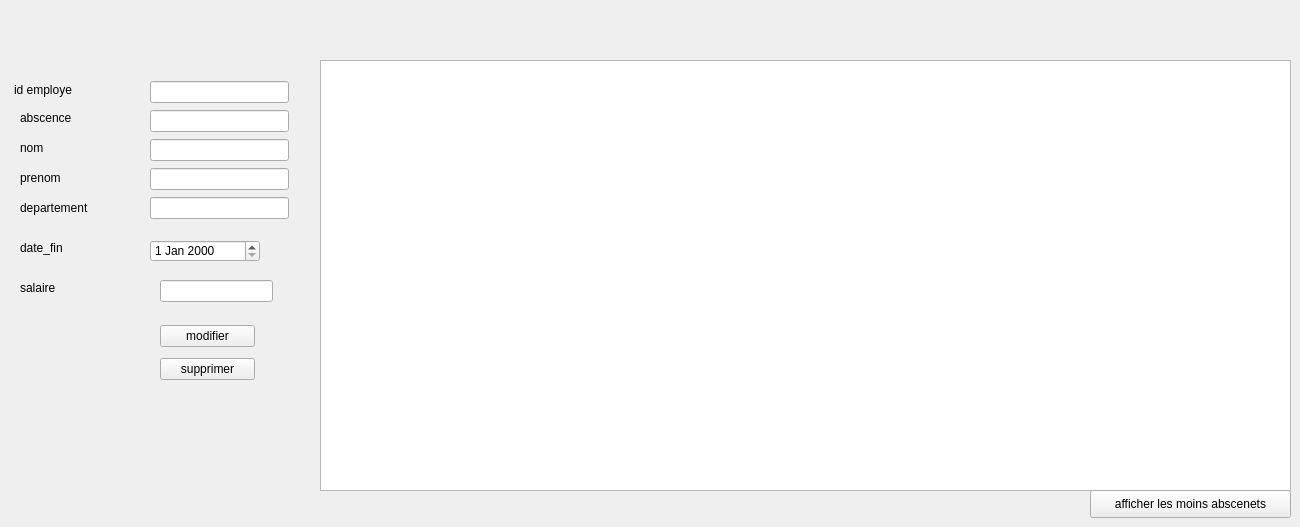
      <widget class="QWidget" name="tab_2">
       <attribute name="title">
        <string>mod,supp et aff</string>
       </attribute>
       <widget class="QTableView" name="tabemploye">
        <property name="geometry">
         <rect>
          <x>320</x>
          <y>60</y>
          <width>971</width>
          <height>431</height>
         </rect>
        </property>
       </widget>
       <widget class="QLabel" name="label_8">
        <property name="geometry">
         <rect>
          <x>14</x>
          <y>80</y>
          <width>81</width>
          <height>20</height>
         </rect>
        </property>
        <property name="text">
         <string>id employe</string>
        </property>
       </widget>
       <widget class="QLabel" name="label_10">
        <property name="geometry">
         <rect>
          <x>20</x>
          <y>110</y>
          <width>61</width>
          <height>16</height>
         </rect>
        </property>
        <property name="text">
         <string>abscence</string>
        </property>
       </widget>
       <widget class="QLabel" name="label_11">
        <property name="geometry">
         <rect>
          <x>20</x>
          <y>140</y>
          <width>55</width>
          <height>16</height>
         </rect>
        </property>
        <property name="text">
         <string>nom</string>
        </property>
       </widget>
       <widget class="QLabel" name="label_12">
        <property name="geometry">
         <rect>
          <x>20</x>
          <y>170</y>
          <width>55</width>
          <height>16</height>
         </rect>
        </property>
        <property name="text">
         <string>prenom</string>
        </property>
       </widget>
       <widget class="QLabel" name="label_13">
        <property name="geometry">
         <rect>
          <x>20</x>
          <y>200</y>
          <width>71</width>
          <height>16</height>
         </rect>
        </property>
        <property name="text">
         <string>departement</string>
        </property>
       </widget>
       <widget class="QWidget" name="layoutWidget">
        <property name="geometry">
         <rect>
          <x>160</x>
          <y>320</y>
          <width>95</width>
          <height>65</height>
         </rect>
        </property>
        <layout class="QVBoxLayout" name="verticalLayout">
         <item>
          <widget class="QPushButton" name="pushButton_3">
           <property name="text">
            <string>modifier</string>
           </property>
          </widget>
         </item>
         <item>
          <widget class="QPushButton" name="pushButton_2">
           <property name="text">
            <string>supprimer</string>
           </property>
          </widget>
         </item>
        </layout>
       </widget>
       <widget class="QWidget" name="layoutWidget">
        <property name="geometry">
         <rect>
          <x>150</x>
          <y>80</y>
          <width>139</width>
          <height>140</height>
         </rect>
        </property>
        <layout class="QVBoxLayout" name="verticalLayout_2">
         <item>
          <widget class="QLineEdit" name="lineEdit_5"/>
         </item>
         <item>
          <widget class="QLineEdit" name="lineEdit_7"/>
         </item>
         <item>
          <widget class="QLineEdit" name="lineEdit_8"/>
         </item>
         <item>
          <widget class="QLineEdit" name="lineEdit_9"/>
         </item>
         <item>
          <widget class="QLineEdit" name="lineEdit_10"/>
         </item>
        </layout>
       </widget>
       <widget class="QPushButton" name="pushButton_5">
        <property name="geometry">
         <rect>
          <x>1090</x>
          <y>490</y>
          <width>201</width>
          <height>28</height>
         </rect>
        </property>
        <property name="text">
         <string>afficher les moins abscenets</string>
        </property>
       </widget>
       <widget class="QLineEdit" name="lineEdit_6">
        <property name="geometry">
         <rect>
          <x>160</x>
          <y>280</y>
          <width>113</width>
          <height>22</height>
         </rect>
        </property>
       </widget>
       <widget class="QLabel" name="label_14">
        <property name="geometry">
         <rect>
          <x>20</x>
          <y>240</y>
          <width>55</width>
          <height>16</height>
         </rect>
        </property>
        <property name="text">
         <string>date_fin</string>
        </property>
       </widget>
       <widget class="QLabel" name="label_15">
        <property name="geometry">
         <rect>
          <x>20</x>
          <y>280</y>
          <width>55</width>
          <height>16</height>
         </rect>
        </property>
        <property name="text">
         <string>salaire</string>
        </property>
       </widget>
       <widget class="QDateEdit" name="dateEdit">
        <property name="geometry">
         <rect>
          <x>150</x>
          <y>240</y>
          <width>110</width>
          <height>22</height>
         </rect>
        </property>
       </widget>
      </widget>
